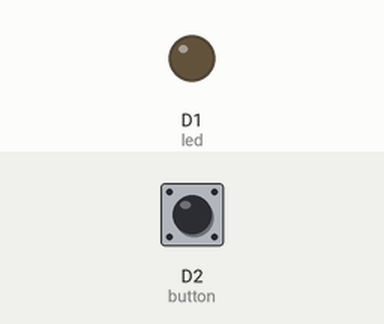
The sketch below on a simulated ESP8266 (NodeMCU). On the bench: output pins drawn as LEDs (lit = HIGH). The inputs (shaded band) are chosen by the test bench; at power-on: D2 (button) LOW.

Above: at 1.2 s.
1.3 s: D2 (button) pulled HIGH for 0.15 s
At 1.37 s:
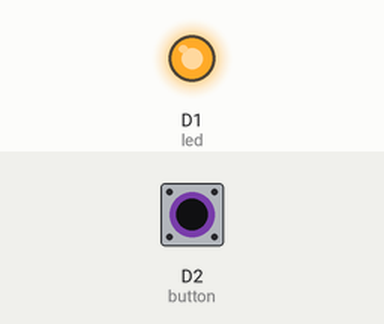
2.9 s: D2 (button) pulled HIGH for 3.2 s
At 6.7 s:
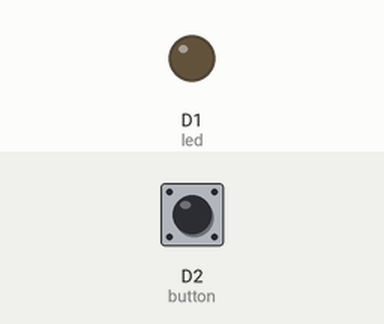
Timing chart, 0 to 8.2 s (numbered marks = the images above; inputs shaded):
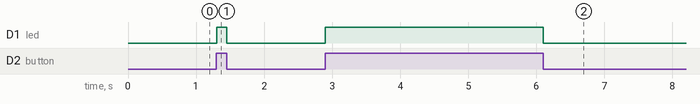

The sketch:

interfacing_button.ino
```cpp
int trigger;
int led=D1;
int button =D2;
void setup()
{
pinMode(button,INPUT);
pinMode(led,OUTPUT);
}
void loop()
{
   trigger = digitalRead(button);
  if(trigger==1)
  {
    digitalWrite(led,HIGH);
  }
  else
  {
    digitalWrite(led,LOW);
  }
}
```

Measured:
- after the input at 1.3 s, D1 (led): LOW → HIGH at once, → LOW 0.15 s later
- after the input at 2.9 s, D1 (led): LOW → HIGH at once, → LOW 3.2 s later
